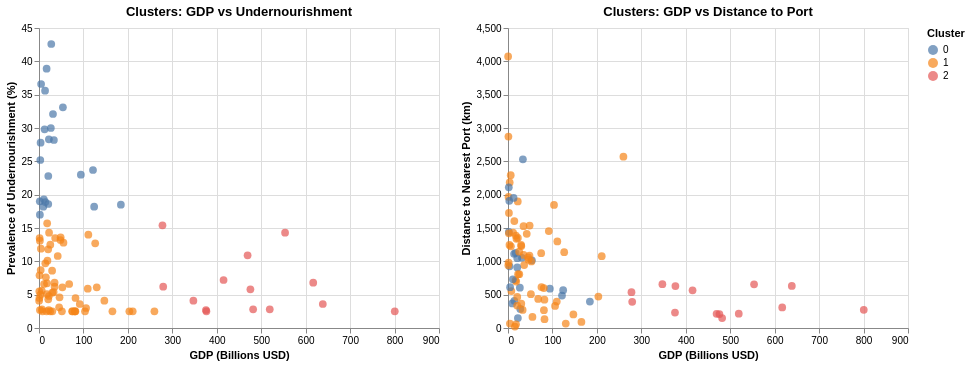

Here is the notebook cell this chart was saved with:
### Markdown cell above
## 17. K-means Clustering

### Code cell
# Utilized assistance from GitHub Copilot to setup Scalar and KMeans models, and prepare clustered data for display
# Prepare features for clustering
features = ['latest_undernourishment', 'dist_to_nearest_port_km', 'GDP_billions_USD']
X = merged_gdp_df[features].dropna()

# Scale the features
scaler = StandardScaler()
X_scaled = scaler.fit_transform(X)

# Fit K-means with 3 clusters
kmeans = KMeans(n_clusters=3, random_state=42, n_init=10)
clusters = kmeans.fit_predict(X_scaled)

# Add cluster labels to the dataframe
X_clustered = X.copy()
X_clustered['cluster'] = clusters

# Merge back to get countries
merged_gdp_df_clustered = merged_gdp_df.merge(X_clustered[['cluster']], left_index=True, right_index=True, how='left')

# Display cluster centers (inverse scaled)
cluster_centers = scaler.inverse_transform(kmeans.cluster_centers_)
centers_df = pd.DataFrame(cluster_centers, columns=features)
print("Cluster Centers:")
print(centers_df)

# Visualize clusters
chart_cluster_gdp_und = alt.Chart(merged_gdp_df_clustered.dropna(subset=['cluster'])).mark_circle(size=60).encode(
    x=alt.X('GDP_billions_USD:Q', title='GDP (Billions USD)'),
    y=alt.Y('latest_undernourishment:Q', title='Prevalence of Undernourishment (%)'),
    color=alt.Color('cluster:N', title='Cluster'),
    tooltip=['Country', 'GDP_billions_USD', 'latest_undernourishment', 'cluster']
).properties(
    width=400,
    height=300,
    title='Clusters: GDP vs Undernourishment'
)

chart_cluster_gdp_dist = alt.Chart(merged_gdp_df_clustered.dropna(subset=['cluster'])).mark_circle(size=60).encode(
    x=alt.X('GDP_billions_USD:Q', title='GDP (Billions USD)'),
    y=alt.Y('dist_to_nearest_port_km:Q', title='Distance to Nearest Port (km)'),
    color=alt.Color('cluster:N', title='Cluster'),
    tooltip=['Country', 'GDP_billions_USD', 'dist_to_nearest_port_km', 'cluster']
).properties(
    width=400,
    height=300,
    title='Clusters: GDP vs Distance to Port'
)

chart_cluster_gdp_und | chart_cluster_gdp_dist

### Figure 1 — Vega-Lite specification as saved in the notebook (floating-point values rounded to 4 significant figures)
{"config": {"view": {"continuousWidth": 300, "continuousHeight": 300}}, "hconcat": [{"data": {"name": "data-67b26cd483a0873c0865df733d79e297"}, "mark": {"type": "circle", "size": 60}, "encoding": {"color": {"field": "cluster", "title": "Cluster", "type": "nominal"}, "tooltip": [{"field": "Country", "type": "nominal"}, {"field": "GDP_billions_USD", "type": "quantitative"}, {"field": "latest_undernourishment", "type": "quantitative"}, {"field": "cluster", "type": "quantitative"}], "x": {"field": "GDP_billions_USD", "title": "GDP (Billions USD)", "type": "quantitative"}, "y": {"field": "latest_undernourishment", "title": "Prevalence of Undernourishment (%)", "type": "quantitative"}}, "height": 300, "title": "Clusters: GDP vs Undernourishment", "width": 400}, {"data": {"name": "data-67b26cd483a0873c0865df733d79e297"}, "mark": {"type": "circle", "size": 60}, "encoding": {"color": {"field": "cluster", "title": "Cluster", "type": "nominal"}, "tooltip": [{"field": "Country", "type": "nominal"}, {"field": "GDP_billions_USD", "type": "quantitative"}, {"field": "dist_to_nearest_port_km", "type": "quantitative"}, {"field": "cluster", "type": "quantitative"}], "x": {"field": "GDP_billions_USD", "title": "GDP (Billions USD)", "type": "quantitative"}, "y": {"field": "dist_to_nearest_port_km", "title": "Distance to Nearest Port (km)", "type": "quantitative"}}, "height": 300, "title": "Clusters: GDP vs Distance to Port", "width": 400}], "$schema": "https://vega.github.io/schema/vega-lite/v6.1.0.json", "datasets": {"data-67b26cd483a0873c0865df733d79e297": [{"Country": "Zimbabwe", "latest_undernourishment": 30.0, "country": "ZW", "latitude": -19.02, "longitude": 29.15, "name": "Zimbabwe", "dist_to_nearest_port_km": 604.0, "GDP_billions_USD": 26.67, "cluster": 0.0}, {"Country": "Zambia", "latest_undernourishment": 32.1, "country": "ZM", "latitude": -13.13, "longitude": 27.85, "name": "Zambia", "dist_to_nearest_port_km": 1052.0, "GDP_billions_USD": 31.47, "cluster": 0.0}, {"Country": "Vanuatu", "latest_undernourishment": 7.9, "country": "VU", "latitude": -15.38, "longitude": 167.0, "name": "Vanuatu", "dist_to_nearest_port_km": 1967.0, "GDP_billions_USD": 1.137, "cluster": 1.0}, {"Country": "Uzbekistan", "latest_undernourishment": 2.5, "country": "UZ", "latitude": 41.38, "longitude": 64.59, "name": "Uzbekistan", "dist_to_nearest_port_km": 1845.0, "GDP_billions_USD": 103.5, "cluster": 1.0}, {"Country": "Uruguay", "latest_undernourishment": 2.5, "country": "UY", "latitude": -32.52, "longitude": -55.77, "name": "Uruguay", "dist_to_nearest_port_km": 266.4, "GDP_billions_USD": 80.81, "cluster": 1.0}, {"Country": "United Arab Emirates", "latest_undernourishment": 2.8, "country": "AE", "latitude": 23.42, "longitude": 53.85, "name": "United Arab Emirates", "dist_to_nearest_port_km": 214.7, "GDP_billions_USD": 519.2, "cluster": 2.0}, {"Country": "Uganda", "latest_undernourishment": 33.1, "country": "UG", "latitude": 1.373, "longitude": 32.29, "name": "Uganda", "dist_to_nearest_port_km": 1016.0, "GDP_billions_USD": 53.79, "cluster": 0.0}, {"Country": "Turkmenistan", "latest_undernourishment": 3.6, "country": "TM", "latitude": 38.97, "longitude": 59.56, "name": "Turkmenistan", "dist_to_nearest_port_km": 1454.0, "GDP_billions_USD": 91.8, "cluster": 1.0}, {"Country": "Tunisia", "latest_undernourishment": 2.5, "country": "TN", "latitude": 33.89, "longitude": 9.537, "name": "Tunisia", "dist_to_nearest_port_km": 506.5, "GDP_billions_USD": 51.53, "cluster": 1.0}, {"Country": "Trinidad and Tobago", "latest_undernourishment": 8.6, "country": "TT", "latitude": 10.69, "longitude": -61.22, "name": "Trinidad and Tobago", "dist_to_nearest_port_km": 1245.0, "GDP_billions_USD": 29.49, "cluster": 1.0}, {"Country": "Togo", "latest_undernourishment": 18.2, "country": "TG", "latitude": 8.62, "longitude": 0.8248, "name": "Togo", "dist_to_nearest_port_km": 369.3, "GDP_billions_USD": 9.651, "cluster": 0.0}, {"Country": "Timor-Leste", "latest_undernourishment": 17.0, "country": "TL", "latitude": -8.874, "longitude": 125.7, "name": "Timor-Leste", "dist_to_nearest_port_km": 1441.0, "GDP_billions_USD": 2.002, "cluster": 0.0}, {"Country": "Thailand", "latest_undernourishment": 6.8, "country": "TH", "latitude": 15.87, "longitude": 101.0, "name": "Thailand", "dist_to_nearest_port_km": 308.8, "GDP_billions_USD": 617.0, "cluster": 2.0}, {"Country": "Tanzania", "latest_undernourishment": 23.0, "country": "TZ", "latitude": -6.369, "longitude": 34.89, "name": "Tanzania", "dist_to_nearest_port_km": 588.9, "GDP_billions_USD": 94.18, "cluster": 0.0}, {"Country": "Tajikistan", "latest_undernourishment": 9.7, "country": "TJ", "latitude": 38.86, "longitude": 71.28, "name": "Tajikistan", "dist_to_nearest_port_km": 1604.0, "GDP_billions_USD": 14.24, "cluster": 1.0}, {"Country": "Suriname", "latest_undernourishment": 8.7, "country": "SR", "latitude": 3.919, "longitude": -56.03, "name": "Suriname", "dist_to_nearest_port_km": 2183.0, "GDP_billions_USD": 3.78, "cluster": 1.0}, {"Country": "Sudan", "latest_undernourishment": 10.8, "country": "SD", "latitude": 12.86, "longitude": 30.22, "name": "Sudan", "dist_to_nearest_port_km": 1414.0, "GDP_billions_USD": 42.14, "cluster": 1.0}, {"Country": "South Africa", "latest_undernourishment": 7.2, "country": "ZA", "latitude": -30.56, "longitude": 22.94, "name": "South Africa", "dist_to_nearest_port_km": 565.7, "GDP_billions_USD": 415.3, "cluster": 2.0}, {"Country": "Solomon Islands", "latest_undernourishment": 19.0, "country": "SB", "latitude": -9.646, "longitude": 160.2, "name": "Solomon Islands", "dist_to_nearest_port_km": 2110.0, "GDP_billions_USD": 1.801, "cluster": 0.0}, {"Country": "Sierra Leone", "latest_undernourishment": 27.8, "country": "SL", "latitude": 8.461, "longitude": -11.78, "name": "Sierra Leone", "dist_to_nearest_port_km": 924.7, "GDP_billions_USD": 3.607, "cluster": 0.0}, {"Country": "Seychelles", "latest_undernourishment": 2.7, "country": "SC", "latitude": -4.68, "longitude": 55.49, "name": "Seychelles", "dist_to_nearest_port_km": 1727.0, "GDP_billions_USD": 2.082, "cluster": 1.0}, {"Country": "Serbia", "latest_undernourishment": 2.5, "country": "RS", "latitude": 44.02, "longitude": 21.01, "name": "Serbia", "dist_to_nearest_port_km": 599.5, "GDP_billions_USD": 80.54, "cluster": 1.0}, {"Country": "Senegal", "latest_undernourishment": 6.2, "country": "SN", "latitude": 14.5, "longitude": -14.45, "name": "Senegal", "dist_to_nearest_port_km": 1526.0, "GDP_billions_USD": 35.01, "cluster": 1.0}, {"Country": "Samoa", "latest_undernourishment": 4.5, "country": "WS", "latitude": -13.76, "longitude": -172.1, "name": "Samoa", "dist_to_nearest_port_km": 2872.0, "GDP_billions_USD": 0.938, "cluster": 1.0}, {"Country": "Rwanda", "latest_undernourishment": 35.6, "country": "RW", "latitude": -1.94, "longitude": 29.87, "name": "Rwanda", "dist_to_nearest_port_km": 1113.0, "GDP_billions_USD": 13.63, "cluster": 0.0}, {"Country": "Romania", "latest_undernourishment": 2.5, "country": "RO", "latitude": 45.94, "longitude": 24.97, "name": "Romania", "dist_to_nearest_port_km": 629.6, "GDP_billions_USD": 376.7, "cluster": 2.0}, {"Country": "Poland", "latest_undernourishment": 2.5, "country": "PL", "latitude": 51.92, "longitude": 19.15, "name": "Poland", "dist_to_nearest_port_km": 272.8, "GDP_billions_USD": 800.5, "cluster": 2.0}, {"Country": "Philippines", "latest_undernourishment": 5.8, "country": "PH", "latitude": 12.88, "longitude": 121.8, "name": "Philippines", "dist_to_nearest_port_km": 208.6, "GDP_billions_USD": 475.6, "cluster": 2.0}, {"Country": "Peru", "latest_undernourishment": 6.2, "country": "PE", "latitude": -9.19, "longitude": -75.02, "name": "Peru", "dist_to_nearest_port_km": 393.5, "GDP_billions_USD": 279.5, "cluster": 2.0}, {"Country": "Paraguay", "latest_undernourishment": 3.1, "country": "PY", "latitude": -23.44, "longitude": -58.44, "name": "Paraguay", "dist_to_nearest_port_km": 1058.0, "GDP_billions_USD": 45.28, "cluster": 1.0}, {"Country": "Papua New Guinea", "latest_undernourishment": 28.2, "country": "PG", "latitude": -6.315, "longitude": 144.0, "name": "Papua New Guinea", "dist_to_nearest_port_km": 2530.0, "GDP_billions_USD": 33.54, "cluster": 0.0}, {"Country": "Panama", "latest_undernourishment": 4.5, "country": "PA", "latitude": 8.538, "longitude": -80.78, "name": "Panama", "dist_to_nearest_port_km": 132.8, "GDP_billions_USD": 82.14, "cluster": 1.0}, {"Country": "Oman", "latest_undernourishment": 5.9, "country": "OM", "latitude": 21.51, "longitude": 55.92, "name": "Oman", "dist_to_nearest_port_km": 397.4, "GDP_billions_USD": 109.7, "cluster": 1.0}, {"Country": "Nigeria", "latest_undernourishment": 14.3, "country": "NG", "latitude": 9.082, "longitude": 8.675, "name": "Nigeria", "dist_to_nearest_port_km": 654.8, "GDP_billions_USD": 553.7, "cluster": 2.0}, {"Country": "Niger", "latest_undernourishment": 10.1, "country": "NE", "latitude": 17.61, "longitude": 8.082, "name": "Niger", "dist_to_nearest_port_km": 1338.0, "GDP_billions_USD": 19.0, "cluster": 1.0}, {"Country": "Nicaragua", "latest_undernourishment": 15.7, "country": "NI", "latitude": 12.87, "longitude": -85.21, "name": "Nicaragua", "dist_to_nearest_port_km": 697.3, "GDP_billions_USD": 18.38, "cluster": 1.0}, {"Country": "Nepal", "latest_undernourishment": 4.6, "country": "NP", "latitude": 28.39, "longitude": 84.12, "name": "Nepal", "dist_to_nearest_port_km": 1026.0, "GDP_billions_USD": 46.21, "cluster": 1.0}, {"Country": "Namibia", "latest_undernourishment": 18.9, "country": null, "latitude": -22.96, "longitude": 18.49, "name": "Namibia", "dist_to_nearest_port_km": 408.7, "GDP_billions_USD": 14.29, "cluster": 0.0}, {"Country": "Mozambique", "latest_undernourishment": 28.3, "country": "MZ", "latitude": -18.67, "longitude": 35.53, "name": "Mozambique", "dist_to_nearest_port_km": 148.8, "GDP_billions_USD": 22.23, "cluster": 0.0}, {"Country": "Morocco", "latest_undernourishment": 4.1, "country": "MA", "latitude": 31.79, "longitude": -7.093, "name": "Morocco", "dist_to_nearest_port_km": 203.0, "GDP_billions_USD": 147.1, "cluster": 1.0}, {"Country": "Montenegro", "latest_undernourishment": 2.5, "country": "ME", "latitude": 42.71, "longitude": 19.37, "name": "Montenegro", "dist_to_nearest_port_km": 554.0, "GDP_billions_USD": 7.571, "cluster": 1.0}, {"Country": "Mongolia", "latest_undernourishment": 5.1, "country": "MN", "latitude": 46.86, "longitude": 103.8, "name": "Mongolia", "dist_to_nearest_port_km": 1387.0, "GDP_billions_USD": 17.73, "cluster": 1.0}, {"Country": "Moldova", "latest_undernourishment": 2.5, "country": "MD", "latitude": 47.41, "longitude": 28.37, "name": "Moldova", "dist_to_nearest_port_km": 716.3, "GDP_billions_USD": 16.98, "cluster": 1.0}, {"Country": "Mauritius", "latest_undernourishment": 7.6, "country": "MU", "latitude": -20.35, "longitude": 57.55, "name": "Mauritius", "dist_to_nearest_port_km": 21.43, "GDP_billions_USD": 15.48, "cluster": 1.0}, {"Country": "Mauritania", "latest_undernourishment": 6.6, "country": "MR", "latitude": 21.01, "longitude": -10.94, "name": "Mauritania", "dist_to_nearest_port_km": 1431.0, "GDP_billions_USD": 11.39, "cluster": 1.0}, {"Country": "Mali", "latest_undernourishment": 4.8, "country": "ML", "latitude": 17.57, "longitude": -3.996, "name": "Mali", "dist_to_nearest_port_km": 1351.0, "GDP_billions_USD": 22.27, "cluster": 1.0}, {"Country": "Malaysia", "latest_undernourishment": 2.8, "country": "MY", "latitude": 4.21, "longitude": 102.0, "name": "Malaysia", "dist_to_nearest_port_km": 148.4, "GDP_billions_USD": 481.8, "cluster": 2.0}, {"Country": "Malawi", "latest_undernourishment": 19.3, "country": "MW", "latitude": -13.25, "longitude": 34.3, "name": "Malawi", "dist_to_nearest_port_km": 731.1, "GDP_billions_USD": 10.89, "cluster": 0.0}, {"Country": "Madagascar", "latest_undernourishment": 38.9, "country": "MG", "latitude": -18.77, "longitude": 46.87, "name": "Madagascar", "dist_to_nearest_port_km": 1127.0, "GDP_billions_USD": 17.14, "cluster": 0.0}, {"Country": "Libya", "latest_undernourishment": 13.2, "country": "LY", "latitude": 26.34, "longitude": 17.23, "name": "Libya", "dist_to_nearest_port_km": 1085.0, "GDP_billions_USD": 48.31, "cluster": 1.0}, {"Country": "Liberia", "latest_undernourishment": 36.6, "country": "LR", "latitude": 6.428, "longitude": -9.429, "name": "Liberia", "dist_to_nearest_port_km": 611.8, "GDP_billions_USD": 4.72, "cluster": 0.0}, {"Country": "Kuwait", "latest_undernourishment": 2.5, "country": "KW", "latitude": 29.31, "longitude": 47.48, "name": "Kuwait", "dist_to_nearest_port_km": 91.15, "GDP_billions_USD": 165.2, "cluster": 1.0}, {"Country": "Kiribati", "latest_undernourishment": 4.1, "country": "KI", "latitude": -3.37, "longitude": -168.7, "name": "Kiribati", "dist_to_nearest_port_km": 4074.0, "GDP_billions_USD": 0.263, "cluster": 1.0}, {"Country": "Kenya", "latest_undernourishment": 23.7, "country": "KE", "latitude": -0.02356, "longitude": 37.91, "name": "Kenya", "dist_to_nearest_port_km": 485.8, "GDP_billions_USD": 121.5, "cluster": 0.0}, {"Country": "Kazakhstan", "latest_undernourishment": 2.5, "country": "KZ", "latitude": 48.02, "longitude": 66.92, "name": "Kazakhstan", "dist_to_nearest_port_km": 2570.0, "GDP_billions_USD": 259.7, "cluster": 1.0}, {"Country": "Jordan", "latest_undernourishment": 12.8, "country": "JO", "latitude": 30.59, "longitude": 36.24, "name": "Jordan", "dist_to_nearest_port_km": 166.6, "GDP_billions_USD": 55.01, "cluster": 1.0}, {"Country": "Jamaica", "latest_undernourishment": 6.7, "country": "JM", "latitude": 18.11, "longitude": -77.3, "name": "Jamaica", "dist_to_nearest_port_km": 55.5, "GDP_billions_USD": 18.11, "cluster": 1.0}, {"Country": "Iraq", "latest_undernourishment": 15.4, "country": "IQ", "latitude": 33.22, "longitude": 43.68, "name": "Iraq", "dist_to_nearest_port_km": 536.5, "GDP_billions_USD": 277.8, "cluster": 2.0}, {"Country": "Hungary", "latest_undernourishment": 2.5, "country": "HU", "latitude": 47.16, "longitude": 19.5, "name": "Hungary", "dist_to_nearest_port_km": 471.2, "GDP_billions_USD": 203.3, "cluster": 1.0}, {"Country": "Honduras", "latest_undernourishment": 13.5, "country": "HN", "latitude": 15.2, "longitude": -86.24, "name": "Honduras", "dist_to_nearest_port_km": 944.9, "GDP_billions_USD": 36.35, "cluster": 1.0}, {"Country": "Haiti", "latest_undernourishment": 42.6, "country": "HT", "latitude": 18.97, "longitude": -72.29, "name": "Haiti", "dist_to_nearest_port_km": 286.6, "GDP_billions_USD": 27.62, "cluster": 0.0}, {"Country": "Guyana", "latest_undernourishment": 2.7, "country": "GY", "latitude": 4.86, "longitude": -58.93, "name": "Guyana", "dist_to_nearest_port_km": 1898.0, "GDP_billions_USD": 22.01, "cluster": 1.0}, {"Country": "Guinea-Bissau", "latest_undernourishment": 13.1, "country": "GW", "latitude": 11.8, "longitude": -15.18, "name": "Guinea-Bissau", "dist_to_nearest_port_km": 1421.0, "GDP_billions_USD": 2.023, "cluster": 1.0}, {"Country": "Guinea", "latest_undernourishment": 12.5, "country": "GN", "latitude": 9.946, "longitude": -9.697, "name": "Guinea", "dist_to_nearest_port_km": 806.8, "GDP_billions_USD": 25.43, "cluster": 1.0}, {"Country": "Guatemala", "latest_undernourishment": 14.0, "country": "GT", "latitude": 15.78, "longitude": -90.23, "name": "Guatemala", "dist_to_nearest_port_km": 1298.0, "GDP_billions_USD": 111.0, "cluster": 1.0}, {"Country": "Ghana", "latest_undernourishment": 6.6, "country": "GH", "latitude": 7.947, "longitude": -1.023, "name": "Ghana", "dist_to_nearest_port_km": 436.8, "GDP_billions_USD": 67.9, "cluster": 1.0}, {"Country": "Georgia", "latest_undernourishment": 5.3, "country": "GE", "latitude": 42.32, "longitude": 43.36, "name": "Georgia", "dist_to_nearest_port_km": 1229.0, "GDP_billions_USD": 29.95, "cluster": 1.0}, {"Country": "Gabon", "latest_undernourishment": 18.6, "country": "GA", "latitude": -0.8037, "longitude": 11.61, "name": "Gabon", "dist_to_nearest_port_km": 907.9, "GDP_billions_USD": 20.86, "cluster": 0.0}, {"Country": "Fiji", "latest_undernourishment": 5.6, "country": "FJ", "latitude": -16.58, "longitude": 179.4, "name": "Fiji", "dist_to_nearest_port_km": 2292.0, "GDP_billions_USD": 6.106, "cluster": 1.0}, {"Country": "Ethiopia", "latest_undernourishment": 18.5, "country": "ET", "latitude": 9.145, "longitude": 40.49, "name": "Ethiopia", "dist_to_nearest_port_km": 397.0, "GDP_billions_USD": 184.2, "cluster": 0.0}, {"Country": "El Salvador", "latest_undernourishment": 6.8, "country": "SV", "latitude": 13.79, "longitude": -88.9, "name": "El Salvador", "dist_to_nearest_port_km": 1097.0, "GDP_billions_USD": 35.06, "cluster": 1.0}, {"Country": "Ecuador", "latest_undernourishment": 12.7, "country": "EC", "latitude": -1.831, "longitude": -78.18, "name": "Ecuador", "dist_to_nearest_port_km": 1137.0, "GDP_billions_USD": 126.4, "cluster": 1.0}, {"Country": "Dominican Republic", "latest_undernourishment": 6.1, "country": "DO", "latitude": 18.74, "longitude": -70.16, "name": "Dominican Republic", "dist_to_nearest_port_km": 66.2, "GDP_billions_USD": 129.9, "cluster": 1.0}, {"Country": "Dominica", "latest_undernourishment": 5.5, "country": "DM", "latitude": 15.41, "longitude": -61.37, "name": "Dominica", "dist_to_nearest_port_km": 940.4, "GDP_billions_USD": 0.73, "cluster": 1.0}, {"Country": "Djibouti", "latest_undernourishment": 11.9, "country": "DJ", "latitude": 11.83, "longitude": 42.59, "name": "Djibouti", "dist_to_nearest_port_km": 65.91, "GDP_billions_USD": 4.283, "cluster": 1.0}, {"Country": "Costa Rica", "latest_undernourishment": 2.5, "country": "CR", "latitude": 9.749, "longitude": -83.75, "name": "Costa Rica", "dist_to_nearest_port_km": 425.1, "GDP_billions_USD": 81.94, "cluster": 1.0}, {"Country": "Comoros", "latest_undernourishment": 13.5, "country": "KM", "latitude": -11.88, "longitude": 43.87, "name": "Comoros", "dist_to_nearest_port_km": 982.2, "GDP_billions_USD": 1.406, "cluster": 1.0}, {"Country": "Colombia", "latest_undernourishment": 4.1, "country": "CO", "latitude": 4.571, "longitude": -74.3, "name": "Colombia", "dist_to_nearest_port_km": 656.8, "GDP_billions_USD": 347.4, "cluster": 2.0}, {"Country": "Chile", "latest_undernourishment": 2.7, "country": "CL", "latitude": -35.68, "longitude": -71.54, "name": "Chile", "dist_to_nearest_port_km": 232.2, "GDP_billions_USD": 375.7, "cluster": 2.0}, {"Country": "Chad", "latest_undernourishment": 29.8, "country": "TD", "latitude": 15.45, "longitude": 18.73, "name": "Chad", "dist_to_nearest_port_km": 1952.0, "GDP_billions_USD": 12.58, "cluster": 0.0}, {"Country": "Central African Republic", "latest_undernourishment": 25.2, "country": "CF", "latitude": 6.611, "longitude": 20.94, "name": "Central African Republic", "dist_to_nearest_port_km": 1908.0, "GDP_billions_USD": 2.909, "cluster": 0.0}, {"Country": "Cameroon", "latest_undernourishment": 6.1, "country": "CM", "latitude": 7.37, "longitude": 12.35, "name": "Cameroon", "dist_to_nearest_port_km": 999.2, "GDP_billions_USD": 52.6, "cluster": 1.0}, {"Country": "Cambodia", "latest_undernourishment": 5.4, "country": "KH", "latitude": 12.57, "longitude": 105.0, "name": "Cambodia", "dist_to_nearest_port_km": 271.9, "GDP_billions_USD": 32.93, "cluster": 1.0}, {"Country": "Burkina Faso", "latest_undernourishment": 14.3, "country": "BF", "latitude": 12.24, "longitude": -1.562, "name": "Burkina Faso", "dist_to_nearest_port_km": 806.9, "GDP_billions_USD": 22.64, "cluster": 1.0}, {"Country": "Bulgaria", "latest_undernourishment": 3.0, "country": "BG", "latitude": 42.73, "longitude": 25.49, "name": "Bulgaria", "dist_to_nearest_port_km": 331.1, "GDP_billions_USD": 105.9, "cluster": 1.0}, {"Country": "Botswana", "latest_undernourishment": 22.8, "country": "BW", "latitude": -22.33, "longitude": 24.68, "name": "Botswana", "dist_to_nearest_port_km": 1047.0, "GDP_billions_USD": 20.91, "cluster": 0.0}, {"Country": "Bosnia and Herzegovina", "latest_undernourishment": 2.5, "country": "BA", "latitude": 43.92, "longitude": 17.68, "name": "Bosnia and Herzegovina", "dist_to_nearest_port_km": 363.9, "GDP_billions_USD": 29.95, "cluster": 1.0}, {"Country": "Bolivia", "latest_undernourishment": 13.6, "country": "BO", "latitude": -16.29, "longitude": -63.59, "name": "Bolivia", "dist_to_nearest_port_km": 1536.0, "GDP_billions_USD": 48.71, "cluster": 1.0}, {"Country": "Benin", "latest_undernourishment": 11.8, "country": "BJ", "latitude": 9.308, "longitude": 2.316, "name": "Benin", "dist_to_nearest_port_km": 337.3, "GDP_billions_USD": 20.64, "cluster": 1.0}, {"Country": "Belize", "latest_undernourishment": 5.0, "country": "BZ", "latitude": 17.19, "longitude": -88.5, "name": "Belize", "dist_to_nearest_port_km": 1245.0, "GDP_billions_USD": 3.306, "cluster": 1.0}, {"Country": "Belarus", "latest_undernourishment": 2.5, "country": "BY", "latitude": 53.71, "longitude": 27.95, "name": "Belarus", "dist_to_nearest_port_km": 613.6, "GDP_billions_USD": 75.26, "cluster": 1.0}, {"Country": "Barbados", "latest_undernourishment": 2.8, "country": "BB", "latitude": 13.19, "longitude": -59.54, "name": "Barbados", "dist_to_nearest_port_km": 1225.0, "GDP_billions_USD": 6.517, "cluster": 1.0}, {"Country": "Bangladesh", "latest_undernourishment": 10.9, "country": "BD", "latitude": 23.68, "longitude": 90.36, "name": "Bangladesh", "dist_to_nearest_port_km": 212.9, "GDP_billions_USD": 469.3, "cluster": 2.0}, {"Country": "Azerbaijan", "latest_undernourishment": 2.5, "country": "AZ", "latitude": 40.14, "longitude": 47.58, "name": "Azerbaijan", "dist_to_nearest_port_km": 1122.0, "GDP_billions_USD": 74.68, "cluster": 1.0}, {"Country": "Armenia", "latest_undernourishment": 2.5, "country": "AM", "latitude": 40.07, "longitude": 45.04, "name": "Armenia", "dist_to_nearest_port_km": 1144.0, "GDP_billions_USD": 25.12, "cluster": 1.0}, {"Country": "Argentina", "latest_undernourishment": 3.6, "country": "AR", "latitude": -38.42, "longitude": -63.62, "name": "Argentina", "dist_to_nearest_port_km": 631.4, "GDP_billions_USD": 638.6, "cluster": 2.0}, {"Country": "Angola", "latest_undernourishment": 18.2, "country": "AO", "latitude": -11.2, "longitude": 17.87, "name": "Angola", "dist_to_nearest_port_km": 566.5, "GDP_billions_USD": 124.1, "cluster": 0.0}, {"Country": "Algeria", "latest_undernourishment": 2.5, "country": "DZ", "latitude": 28.03, "longitude": 1.66, "name": "Algeria", "dist_to_nearest_port_km": 1077.0, "GDP_billions_USD": 210.9, "cluster": 1.0}, {"Country": "Albania", "latest_undernourishment": 4.3, "country": "AL", "latitude": 41.15, "longitude": 20.17, "name": "Albania", "dist_to_nearest_port_km": 465.2, "GDP_billions_USD": 20.85, "cluster": 1.0}]}}
